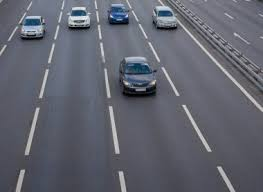
#> input picture car2.jpg, 263 x 192 px
$ jupyter execute --allow-errors cv3.ipynb
#> lines starting #> are read from the running program, lines starting #| are printed output that depends on the picture; after the words box and inside, x2 and y2 are one past the last pixel; in counts of white or black regions, pixels touching at a corner belong together
[cell 1]
from PIL import Image
import cv2
import numpy as np
import requests
import matplotlib.pyplot as plt

# Downloading and resizing the image from the URL
image_url = 'https://a57.foxnews.com/media.foxbusiness.com/BrightCove/854081161001/201805/2879/931/524/854081161001_5782482890001_5782477388001-vs.jpg'
#> (the rest of this cell did not finish here and is left out)

#> (a cell that did not finish here is left out)

[cell 3]
image = cv2.imread('car2.jpg')
#> image is the input picture: shape (192, 263, 3); mean B, G, R 110.9, 99.9, 97.4

[cell 4]
image

[cell 5]
plt.imshow(image)

[cell 6]
# Convert the image to a Numpy array
image_arr = np.array(image)

# Show the converted Numpy array as an image
cv2.imshow("Converted Image to Numpy Array", image_arr)
cv2.waitKey(0)
cv2.destroyAllWindows()

[cell 7]
plt.imshow(image_arr)

[cell 8]
# Convert the image to grayscale
grey = cv2.cvtColor(image_arr, cv2.COLOR_BGR2GRAY)
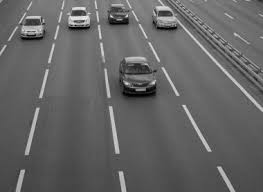
#> grey: shape (192, 263); min 0, max 239, mean 100.4

# Show the grayscale image
cv2.imshow("Grayscale Image", grey)
cv2.waitKey(0)
cv2.destroyAllWindows()

[cell 9]
plt.imshow(grey)

[cell 10]
# Apply Gaussian blur to the grayscale image
blur = cv2.GaussianBlur(grey, (5, 5), 0)
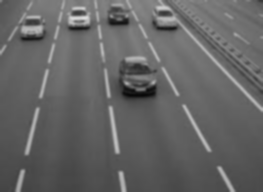
#> blur: shape (192, 263); min 9, max 216, mean 100.4

# Show the blurred image
cv2.imshow("Blurred Image", blur)
cv2.waitKey(0)
cv2.destroyAllWindows()

[cell 11]
plt.imshow(blur)

[cell 12]
# Apply dilation to the blurred image
dilated = cv2.dilate(blur, np.ones((3, 3)))
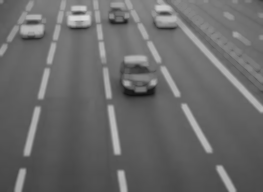
#> dilated: shape (192, 263); min 17, max 216, mean 105.8

# Show the dilated image
cv2.imshow("Dilated Image", dilated)
cv2.waitKey(0)
cv2.destroyAllWindows()

[cell 13]
plt.imshow(dilated)

[cell 14]
# Apply morphological closing to the dilated image
kernel = cv2.getStructuringElement(cv2.MORPH_ELLIPSE, (2, 2))
closing = cv2.morphologyEx(dilated, cv2.MORPH_CLOSE, kernel)
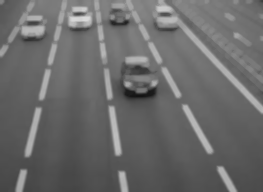
#> closing: shape (192, 263); min 20, max 216, mean 106

# Show the morphologically closed image
cv2.imshow("Morphologically Closed Image", closing)
cv2.waitKey(0)
cv2.destroyAllWindows()

[cell 15]
plt.imshow(closing)

[cell 16]
# Use CascadeClassifier for car detection
car_cascade_src = 'haarcascade_car.xml'
car_cascade = cv2.CascadeClassifier(car_cascade_src)
cars = car_cascade.detectMultiScale(closing, 1.1, 1)
#> cars = [[69, 1, 21, 21], [23, 9, 22, 22], [114, 17, 42, 42], [141, 3, 44, 44], [112, 60, 55, 55]]

[cell 17]
cars.shape[0]
#> Out = 5

[cell 18]
# Draw rectangles around each detected car and count
cnt = 0
for (x, y, w, h) in cars:
    cv2.rectangle(image_arr, (x, y), (x + w, y + h), (255, 0, 0), 2)
    cnt += 1
#> this loop made 5 passes
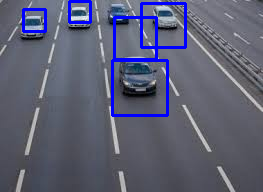
#> image_arr: shape (192, 263, 3); 4.12% of pixels changed, all inside (x1, y1, x2, y2) = (22, 0, 187, 117)
#> after the loop, cnt = 5

# Print the total number of detected cars and buses
print(cnt, " cars found")
#| 5  cars found

# Convert the annotated image to PIL Image format and display it
annotated_image = Image.fromarray(image_arr)
annotated_image.show()

# Close the window when a key is pressed
cv2.waitKey(0)
cv2.destroyAllWindows()

$ run again, with car1.jpg copied over car2.jpg
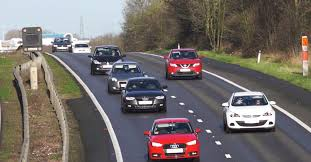
#> input picture car1.jpg, 311 x 162 px
#> image is the input picture: shape (162, 311, 3); mean B, G, R 106.2, 109, 116.2
#> `closing = cv2.morphologyEx(dilated, cv2.MORPH_CLOSE, kernel)`:
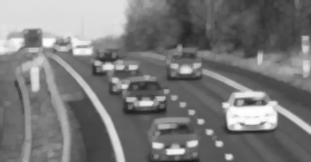
#> closing: shape (162, 311); min 25, max 254, mean 121.6
#> cars = [[120, 70, 30, 30], [82, 56, 30, 30], [229, 77, 42, 42], [106, 84, 45, 45], [149, 103, 49, 49]]
#> the loop `for (x, y, w, h) in cars:` made 5 passes
#> after the loop `for (x, y, w, h) in cars:`:
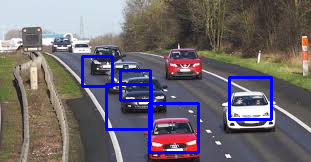
#> image_arr: shape (162, 311, 3); 4.41% of pixels changed, all inside (x1, y1, x2, y2) = (81, 55, 273, 154)
#> after the loop `for (x, y, w, h) in cars:`: cnt = 5
#| 5  cars found
